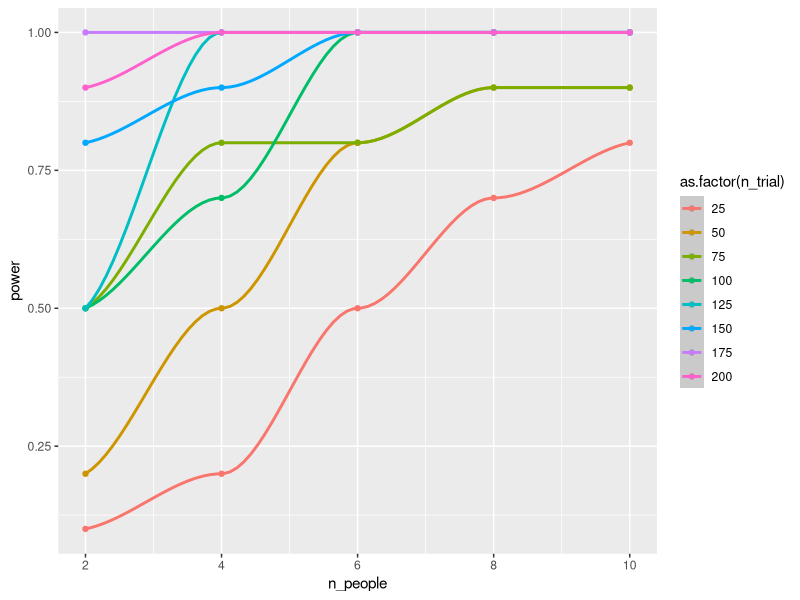

Write the R code that produced this figure.
library(tidyverse)
library(lme4)


n_conditions <- 2

sigma_person <- 0.2

n_itr <- 10

probs <- c(0.45, 0.55)

sim_data <- function(n_people, n_trial, n_conditions)
{
	n_rows <- n_people * n_conditions * n_trial
	

	fake_data <- tibble(
			person = rep(1:n_people, each = n_trial, n_conditions),
			condition = rep(1:n_conditions, each = n_people*n_trial),
			trial  = rep(1:n_trial, each = 1, n_people * n_conditions),
			p_person = probs[condition] + rep(rnorm(n_people, 0, sigma_person), each = n_trial, n_conditions),
			response = if_else(runif(n_rows) < p_person, 1, 0)) %>%
		mutate(
			condition = as.factor(condition),
			person = as.factor(person))

	return(fake_data)
}


plot_fake_data <- function(n_people, n_conditions, n_trial, probs) 
{
	fake_data <- sim_data(n_people, n_conditions, n_trial)

	fake_data %>% 
		group_by(condition, person) %>%
		summarise(proportion = mean(response)) -> fake_data

	ggplot() + 
		geom_boxplot(data = fake_data, aes(x = condition, y = proportion)) +
			ggtitle("Some simulated data") +
			geom_point(aes(x = c(1,2), y = probs), size = 3, colour = "red")
}


sim_exp <- function(n_people, n_trial)
{
	fake_data <- sim_data(n_people, n_trial, n_conditions)

	m <- glmer(data = fake_data, response ~ condition + (1|person), family = "binomial")
	p <- coefficients(summary(m))[2,4]

	return(p)
}

itr_sim <- function (n_people, n_trial, n_itr = 100, alpha = 0.05)
{
	p_values <- map_dbl(1:n_itr, ~ sim_exp(n_people=n_people, n_trial=n_trial))
	pwr <- tibble(n_people = n_people, n_trial = n_trial, power = mean(p_values < alpha))

	return(pwr)
}

# plot_fake_data(n_people, n_conditions, n_trial, probs) 

n_peeps = seq(2, 10, by = 2)
n_trls = seq(25, 200, by = 25)

# Loop over various numers of participants and trials
d <- tibble()
for (np in n_peeps)
{
	print(paste("running simlations for n = ", np, " people", sep = ""))
	for (trl in n_trls)
	{
		d <- bind_rows(d, itr_sim(np, trl, n_itr))
	}
}

ggplot(d, aes(x = n_people, y = power, colour = as.factor(n_trial))) + 
	geom_point() + geom_smooth()

